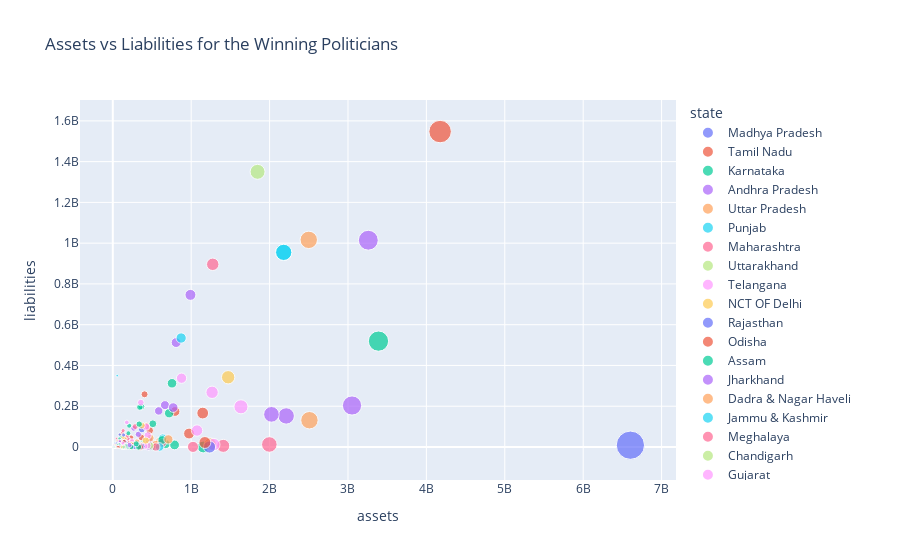

Notebook code cell kept with this figure:
### Code cell
winner_asset_liabalities=winners.sort_values(by='assets',ascending=False)
fig=px.scatter(winner_asset_liabalities,x='assets',y='liabilities'
               ,color='state',
               size='assets',
               hover_data=(['name','party','constituency','state','winner']),
                 title='Assets vs Liabilities for the Winning Politicians')
fig.update_layout(title_text='Assets vs Liabilities for the Winning Politicians')
fig.show()
